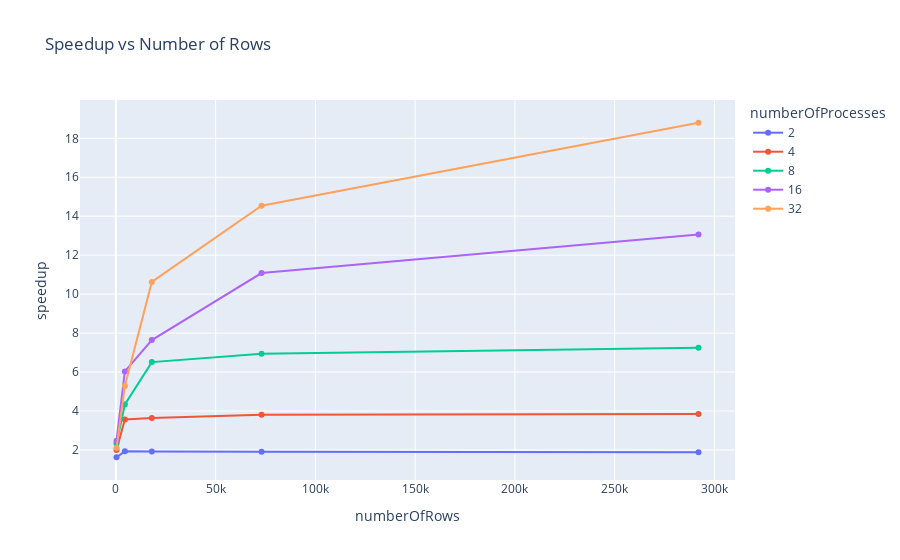

Notebook code for this chart:
### Code cell
if is_notebook():
    fig = px.line(df_perf, x="numberOfRows", y="speedup", color="numberOfProcesses", markers=True, title="Speedup vs Number of Rows")
    fig.show()

### Figure 1 — Plotly figure (JSON) as saved in the notebook; plotly's stock layout.template omitted (floating-point values rounded to 4 significant figures)
{"data": [{"hovertemplate": "numberOfProcesses=2<br>numberOfRows=%{x}<br>speedup=%{y}<extra></extra>", "legendgroup": "2", "line": {"color": "#636efa", "dash": "solid"}, "marker": {"symbol": "circle"}, "mode": "lines+markers", "name": "2", "orientation": "v", "showlegend": true, "type": "scatter", "x": [300, 4500, 18000, 73000, 292000], "xaxis": "x", "y": [1.625, 1.929, 1.926, 1.907, 1.881], "yaxis": "y"}, {"hovertemplate": "numberOfProcesses=4<br>numberOfRows=%{x}<br>speedup=%{y}<extra></extra>", "legendgroup": "4", "line": {"color": "#EF553B", "dash": "solid"}, "marker": {"symbol": "circle"}, "mode": "lines+markers", "name": "4", "orientation": "v", "showlegend": true, "type": "scatter", "x": [300, 4500, 18000, 73000, 292000], "xaxis": "x", "y": [1.992, 3.56, 3.641, 3.811, 3.844], "yaxis": "y"}, {"hovertemplate": "numberOfProcesses=8<br>numberOfRows=%{x}<br>speedup=%{y}<extra></extra>", "legendgroup": "8", "line": {"color": "#00cc96", "dash": "solid"}, "marker": {"symbol": "circle"}, "mode": "lines+markers", "name": "8", "orientation": "v", "showlegend": true, "type": "scatter", "x": [300, 4500, 18000, 73000, 292000], "xaxis": "x", "y": [2.334, 4.334, 6.51, 6.941, 7.245], "yaxis": "y"}, {"hovertemplate": "numberOfProcesses=16<br>numberOfRows=%{x}<br>speedup=%{y}<extra></extra>", "legendgroup": "16", "line": {"color": "#ab63fa", "dash": "solid"}, "marker": {"symbol": "circle"}, "mode": "lines+markers", "name": "16", "orientation": "v", "showlegend": true, "type": "scatter", "x": [300, 4500, 18000, 73000, 292000], "xaxis": "x", "y": [2.478, 6.032, 7.641, 11.08, 13.06], "yaxis": "y"}, {"hovertemplate": "numberOfProcesses=32<br>numberOfRows=%{x}<br>speedup=%{y}<extra></extra>", "legendgroup": "32", "line": {"color": "#FFA15A", "dash": "solid"}, "marker": {"symbol": "circle"}, "mode": "lines+markers", "name": "32", "orientation": "v", "showlegend": true, "type": "scatter", "x": [300, 4500, 18000, 73000, 292000], "xaxis": "x", "y": [2.106, 5.288, 10.63, 14.54, 18.8], "yaxis": "y"}], "layout": {"legend": {"title": {"text": "numberOfProcesses"}, "tracegroupgap": 0}, "title": {"text": "Speedup vs Number of Rows"}, "xaxis": {"anchor": "y", "domain": [0, 1], "title": {"text": "numberOfRows"}}, "yaxis": {"anchor": "x", "domain": [0, 1], "title": {"text": "speedup"}}}}
